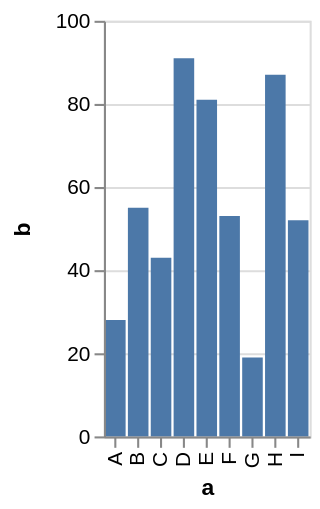

Here is the Vega-Lite specification saved for this chart:
### Vega specification from a JSON file in a GitHub repository (floating-point values rounded to 4 significant figures)
{"$schema": "https://vega.github.io/schema/vega/v4.json", "description": "A simple bar chart with embedded data.", "autosize": "pad", "padding": 5, "height": 200, "style": "cell", "data": [{"name": "source_0", "values": [{"a": "A", "b": 28}, {"a": "B", "b": 55}, {"a": "C", "b": 43}, {"a": "D", "b": 91}, {"a": "E", "b": 81}, {"a": "F", "b": 53}, {"a": "G", "b": 19}, {"a": "H", "b": 87}, {"a": "I", "b": 52}]}], "signals": [{"name": "x_step", "value": 11}, {"name": "width", "update": "bandspace(domain('x').length, 0.1, 0.05) * x_step"}], "marks": [{"name": "marks", "type": "rect", "style": ["bar"], "from": {"data": "source_0"}, "encode": {"update": {"fill": [{"test": "datum[\"b\"] === null || isNaN(datum[\"b\"])", "value": null}, {"value": "#4c78a8"}], "tooltip": {"signal": "{\"a\": ''+datum[\"a\"], \"b\": format(datum[\"b\"], \"\")}"}, "x": {"scale": "x", "field": "a"}, "width": {"scale": "x", "band": true}, "y": {"scale": "y", "field": "b"}, "y2": {"scale": "y", "value": 0}}}}], "scales": [{"name": "x", "type": "band", "domain": {"data": "source_0", "field": "a", "sort": true}, "range": {"step": {"signal": "x_step"}}, "paddingInner": 0.1, "paddingOuter": 0.05}, {"name": "y", "type": "linear", "domain": {"data": "source_0", "field": "b"}, "range": [{"signal": "height"}, 0], "nice": true, "zero": true}], "axes": [{"scale": "x", "orient": "bottom", "grid": false, "title": "a", "labelAlign": "right", "labelAngle": 270, "labelBaseline": "middle", "labelOverlap": true, "zindex": 1}, {"scale": "y", "orient": "left", "grid": false, "title": "b", "labelOverlap": true, "tickCount": {"signal": "floor(height/40) + 1"}, "zindex": 1}, {"scale": "y", "orient": "left", "gridScale": "x", "grid": true, "tickCount": {"signal": "floor(height/40) + 1"}, "domain": false, "labels": false, "maxExtent": 0, "minExtent": 0, "ticks": false, "zindex": 0}], "config": {"axisY": {"minExtent": 30}}}
